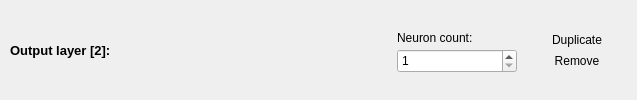
<?xml version="1.0" encoding="UTF-8"?>
<ui version="4.0">
 <class>LayerEditWidget</class>
 <widget class="QWidget" name="LayerEditWidget">
  <property name="enabled">
   <bool>true</bool>
  </property>
  <property name="geometry">
   <rect>
    <x>0</x>
    <y>0</y>
    <width>637</width>
    <height>100</height>
   </rect>
  </property>
  <property name="sizePolicy">
   <sizepolicy hsizetype="Preferred" vsizetype="Preferred">
    <horstretch>0</horstretch>
    <verstretch>0</verstretch>
   </sizepolicy>
  </property>
  <property name="minimumSize">
   <size>
    <width>0</width>
    <height>100</height>
   </size>
  </property>
  <property name="maximumSize">
   <size>
    <width>16777215</width>
    <height>100</height>
   </size>
  </property>
  <property name="windowTitle">
   <string>Form</string>
  </property>
  <layout class="QVBoxLayout" name="verticalLayout_3">
   <property name="spacing">
    <number>0</number>
   </property>
   <property name="leftMargin">
    <number>0</number>
   </property>
   <property name="topMargin">
    <number>0</number>
   </property>
   <property name="rightMargin">
    <number>0</number>
   </property>
   <property name="bottomMargin">
    <number>0</number>
   </property>
   <item>
    <widget class="QFrame" name="backgroundFrame">
     <property name="frameShape">
      <enum>QFrame::NoFrame</enum>
     </property>
     <property name="frameShadow">
      <enum>QFrame::Sunken</enum>
     </property>
     <property name="lineWidth">
      <number>0</number>
     </property>
     <layout class="QHBoxLayout" name="horizontalLayout">
      <property name="spacing">
       <number>0</number>
      </property>
      <property name="leftMargin">
       <number>10</number>
      </property>
      <property name="topMargin">
       <number>0</number>
      </property>
      <property name="rightMargin">
       <number>10</number>
      </property>
      <property name="bottomMargin">
       <number>0</number>
      </property>
      <item>
       <widget class="QLabel" name="layerNameLabel">
        <property name="minimumSize">
         <size>
          <width>128</width>
          <height>0</height>
         </size>
        </property>
        <property name="maximumSize">
         <size>
          <width>16777215</width>
          <height>16777215</height>
         </size>
        </property>
        <property name="font">
         <font>
          <pointsize>10</pointsize>
          <weight>75</weight>
          <bold>true</bold>
         </font>
        </property>
        <property name="text">
         <string>Output layer [2]: </string>
        </property>
       </widget>
      </item>
      <item>
       <widget class="QFrame" name="neuronImageFrame">
        <property name="sizePolicy">
         <sizepolicy hsizetype="Expanding" vsizetype="Preferred">
          <horstretch>0</horstretch>
          <verstretch>0</verstretch>
         </sizepolicy>
        </property>
        <property name="frameShape">
         <enum>QFrame::NoFrame</enum>
        </property>
        <property name="frameShadow">
         <enum>QFrame::Raised</enum>
        </property>
        <layout class="QHBoxLayout" name="horizontalLayout_2"/>
       </widget>
      </item>
      <item>
       <layout class="QVBoxLayout" name="neuronCountLayout">
        <property name="spacing">
         <number>0</number>
        </property>
        <property name="rightMargin">
         <number>10</number>
        </property>
        <item>
         <spacer name="verticalSpacer3">
          <property name="orientation">
           <enum>Qt::Vertical</enum>
          </property>
          <property name="sizeHint" stdset="0">
           <size>
            <width>20</width>
            <height>40</height>
           </size>
          </property>
         </spacer>
        </item>
        <item>
         <widget class="QLabel" name="neuronCountHeader">
          <property name="minimumSize">
           <size>
            <width>0</width>
            <height>22</height>
           </size>
          </property>
          <property name="text">
           <string>Neuron count:</string>
          </property>
          <property name="alignment">
           <set>Qt::AlignLeading|Qt::AlignLeft|Qt::AlignVCenter</set>
          </property>
          <property name="margin">
           <number>4</number>
          </property>
         </widget>
        </item>
        <item>
         <widget class="QSpinBox" name="neuronCountSpinBox">
          <property name="minimumSize">
           <size>
            <width>120</width>
            <height>24</height>
           </size>
          </property>
          <property name="maximumSize">
           <size>
            <width>16777215</width>
            <height>24</height>
           </size>
          </property>
          <property name="toolTip">
           <string>Number of neurons in layer of neural network.</string>
          </property>
          <property name="minimum">
           <number>1</number>
          </property>
          <property name="maximum">
           <number>99</number>
          </property>
         </widget>
        </item>
        <item>
         <spacer name="verticalSpacer4">
          <property name="orientation">
           <enum>Qt::Vertical</enum>
          </property>
          <property name="sizeHint" stdset="0">
           <size>
            <width>20</width>
            <height>40</height>
           </size>
          </property>
         </spacer>
        </item>
       </layout>
      </item>
      <item>
       <layout class="QVBoxLayout" name="editLayout">
        <property name="spacing">
         <number>0</number>
        </property>
        <item>
         <spacer name="verticalSpacer6">
          <property name="orientation">
           <enum>Qt::Vertical</enum>
          </property>
          <property name="sizeHint" stdset="0">
           <size>
            <width>20</width>
            <height>40</height>
           </size>
          </property>
         </spacer>
        </item>
        <item>
         <widget class="QToolButton" name="duplicateButton">
          <property name="minimumSize">
           <size>
            <width>100</width>
            <height>0</height>
           </size>
          </property>
          <property name="maximumSize">
           <size>
            <width>100</width>
            <height>16777215</height>
           </size>
          </property>
          <property name="toolTip">
           <string>Creates dupplicate of neural network layer.</string>
          </property>
          <property name="text">
           <string>Duplicate</string>
          </property>
          <property name="icon">
           <iconset resource="../styles.qrc">
            <normaloff>:/copy22</normaloff>:/copy22</iconset>
          </property>
          <property name="iconSize">
           <size>
            <width>22</width>
            <height>22</height>
           </size>
          </property>
          <property name="popupMode">
           <enum>QToolButton::DelayedPopup</enum>
          </property>
          <property name="toolButtonStyle">
           <enum>Qt::ToolButtonTextBesideIcon</enum>
          </property>
          <property name="autoRaise">
           <bool>true</bool>
          </property>
         </widget>
        </item>
        <item>
         <widget class="QToolButton" name="removeButton">
          <property name="minimumSize">
           <size>
            <width>100</width>
            <height>0</height>
           </size>
          </property>
          <property name="maximumSize">
           <size>
            <width>100</width>
            <height>16777215</height>
           </size>
          </property>
          <property name="toolTip">
           <string>Removes layer from neural network.</string>
          </property>
          <property name="text">
           <string>Remove</string>
          </property>
          <property name="icon">
           <iconset resource="../styles.qrc">
            <normaloff>:/clear22</normaloff>:/clear22</iconset>
          </property>
          <property name="iconSize">
           <size>
            <width>22</width>
            <height>22</height>
           </size>
          </property>
          <property name="popupMode">
           <enum>QToolButton::DelayedPopup</enum>
          </property>
          <property name="toolButtonStyle">
           <enum>Qt::ToolButtonTextBesideIcon</enum>
          </property>
          <property name="autoRaise">
           <bool>true</bool>
          </property>
         </widget>
        </item>
        <item>
         <spacer name="verticalSpacer5">
          <property name="orientation">
           <enum>Qt::Vertical</enum>
          </property>
          <property name="sizeHint" stdset="0">
           <size>
            <width>20</width>
            <height>40</height>
           </size>
          </property>
         </spacer>
        </item>
       </layout>
      </item>
     </layout>
    </widget>
   </item>
  </layout>
 </widget>
 <resources>
  <include location="../styles.qrc"/>
 </resources>
 <connections/>
</ui>
